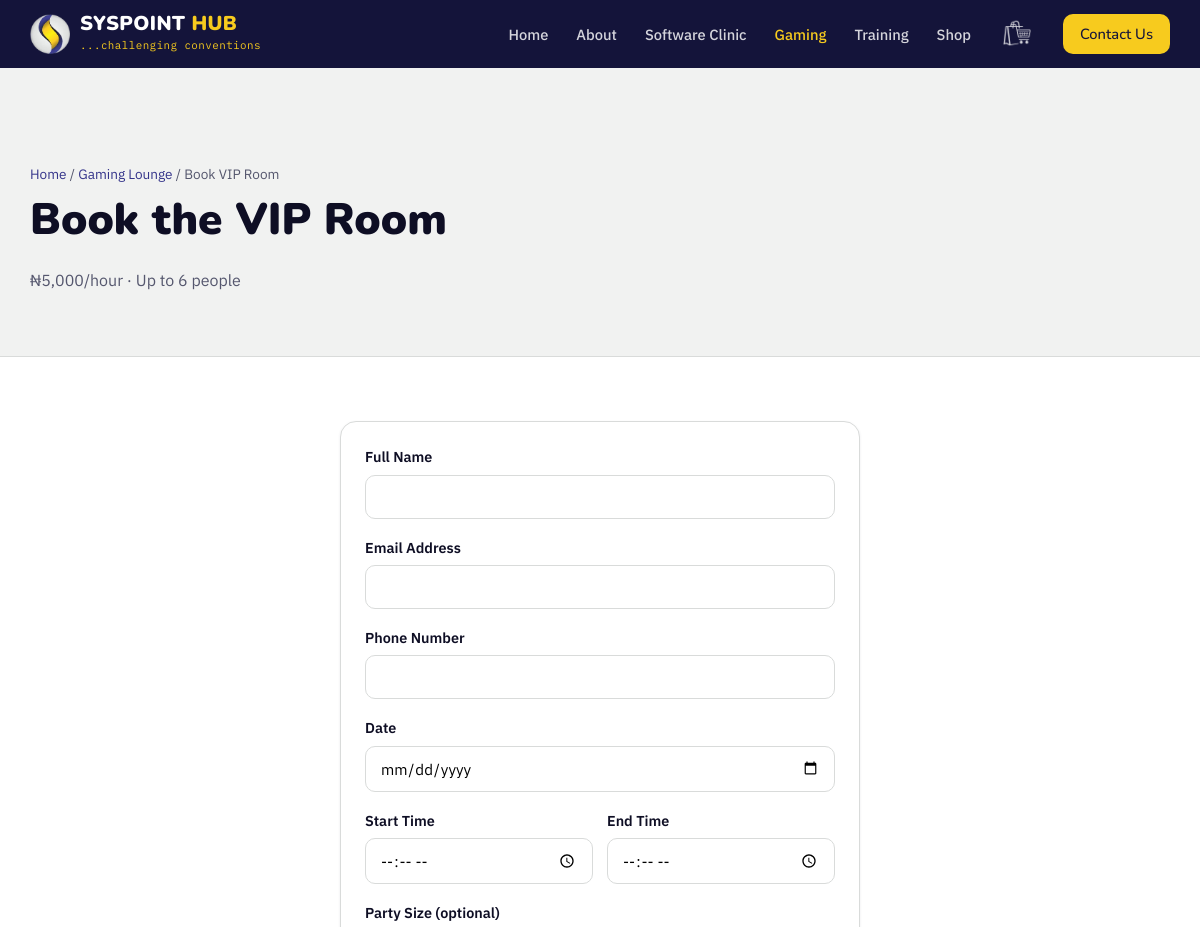
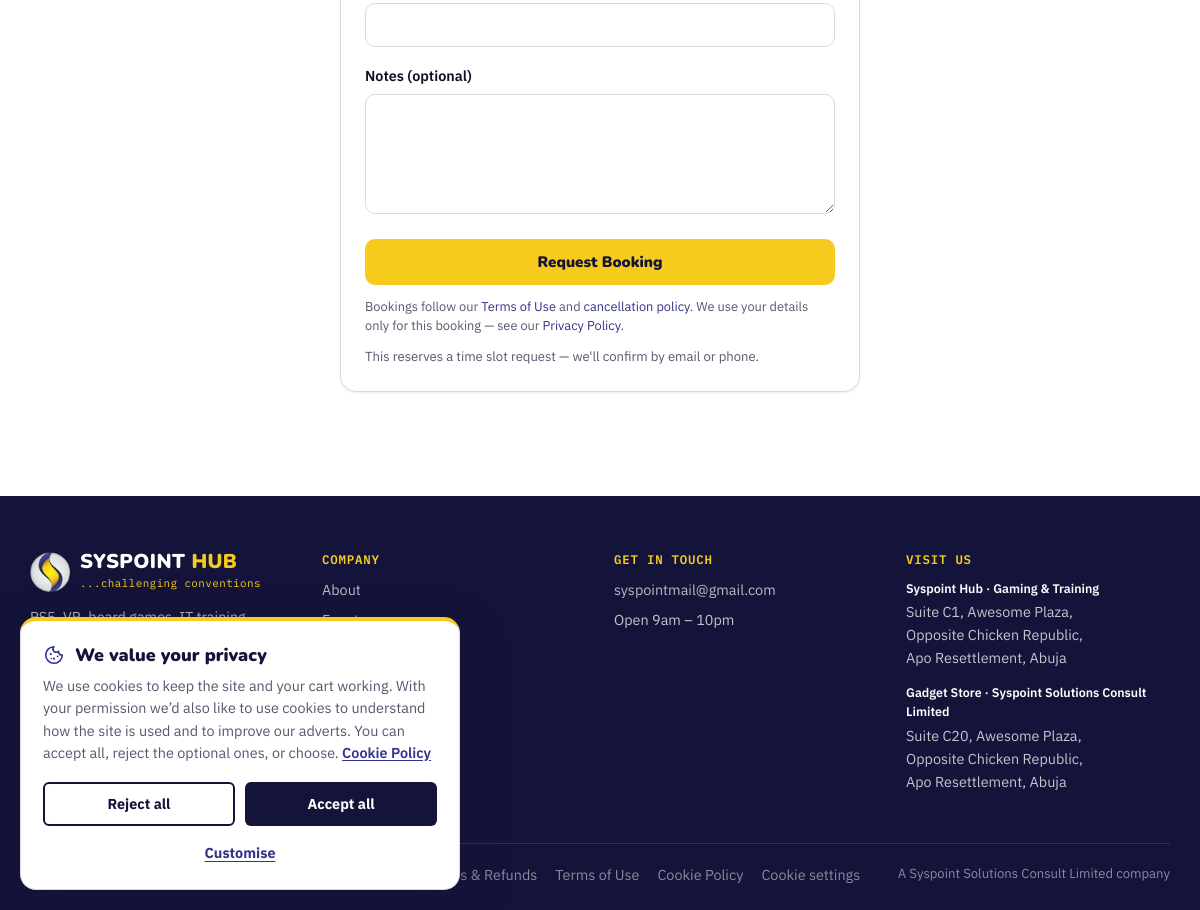
The app's page /gaming/book/vip-room with its own data (2 pictures, top to bottom).
### tables this page shows
CREATE TABLE IF NOT EXISTS gaming_rooms (
    id INT UNSIGNED AUTO_INCREMENT PRIMARY KEY,
    name VARCHAR(100) NOT NULL,
    slug VARCHAR(100) NOT NULL UNIQUE,
    description TEXT NULL,
    hourly_rate DECIMAL(10,2) NOT NULL,
    capacity INT UNSIGNED NULL,
    image_path VARCHAR(255) NULL,
    is_active TINYINT(1) NOT NULL DEFAULT 1
);

### app/config.php (called while the page is built, shortened)
<?php
function env(string $key, string $default = ''): string
{
    static $loaded = false;
    if (!$loaded) {
        $envFile = __DIR__ . '/../.env';
        $loaded = true;
    }
    return $_ENV[$key] ?? $default;
}
function config(): array
{
    static $config = null;
    if ($config === null) {
        $config = [
            'app' => [
                'name' => env('APP_NAME', 'Syspoint'),
                'url' => rtrim(env('APP_URL', 'http://localhost:8000'), '/'),
                'base_path' => env('APP_BASE_PATH', ''),
                'consulting_url' => env('CONSULTING_URL', ''),
                'key' => env('APP_KEY', ''),
                'trust_proxy' => env('TRUST_PROXY', '0') === '1',
            ],
            'db' => [
                'host' => env('DB_HOST', '127.0.0.1'),
                'name' => env('DB_NAME', 'syspoint'),
                'user' => env('DB_USER', 'root'),
                'pass' => env('DB_PASS', ''),
            ],
            'paystack' => [
                'secret_key' => env('PAYSTACK_SECRET_KEY', ''),
                'public_key' => env('PAYSTACK_PUBLIC_KEY', ''),
            ],
            'mail' => [
                'from' => env('MAIL_FROM', 'no-reply@syspoint.example'),
                'from_name' => env('MAIL_FROM_NAME', 'Syspoint'),
                'smtp_host' => env('SMTP_HOST', ''),
                'smtp_port' => (int) env('SMTP_PORT', '587'),
                'smtp_user' => env('SMTP_USER', ''),
                'smtp_pass' => env('SMTP_PASS', ''),
            ],
            'telegram' => [
                'bot_token' => env('TELEGRAM_BOT_TOKEN', ''),
                'admin_chat_id' => env('TELEGRAM_ADMIN_CHAT_ID', ''),
                'channel' => env('TELEGRAM_CHANNEL', ''),
                'api_base' => env('TELEGRAM_API_BASE', 'https://api.telegram.org'),
            ],
            'cron' => [
                'secret' => env('CRON_SECRET', ''),
            ],
        ];
    }
    return $config;
}

### app/bootstrap.php (called while the page is built, shortened)
<?php
require_once __DIR__ . '/config.php';
$config = config();
require_once __DIR__ . '/helpers.php';
require_once __DIR__ . '/gaming.php';
function db(): PDO
{
    static $pdo = null;
    if ($pdo === null) {
        $config = config();
        $dsn = "mysql:host={$config['db']['host']};dbname={$config['db']['name']};charset=utf8mb4";
        $pdo = new PDO($dsn, $config['db']['user'], $config['db']['pass'], [
            PDO::ATTR_ERRMODE => PDO::ERRMODE_EXCEPTION,
            PDO::ATTR_DEFAULT_FETCH_MODE => PDO::FETCH_ASSOC,
            PDO::ATTR_EMULATE_PREPARES => false,
        ]);
        $pdo->exec("SET time_zone = '" . date('P') . "'");
    }
    return $pdo;
}

### app/helpers.php (called while the page is built, shortened)
<?php
function e(?string $value): string
{
    return htmlspecialchars($value ?? '', ENT_QUOTES, 'UTF-8');
}
function base_path(): string
{
    $base = trim(config()['app']['base_path'], '/');
    return $base === '' ? '' : '/' . $base;
}
function path(string $to = ''): string
{
    $to = ltrim($to, '/');
    return base_path() . '/' . $to;
}
function format_naira(float $amount): string
{
    return '₦' . number_format($amount, 0);
}
function old(string $key): string
{
    return e($_SESSION['old_input'][$key] ?? '');
}

### app/gaming.php (called while the page is built, shortened)
<?php
function gaming_room_by_slug(string $slug): ?array
{
    $stmt = db()->prepare('SELECT * FROM gaming_rooms WHERE slug = :slug LIMIT 1');
    $stmt->execute(['slug' => $slug]);
    return $stmt->fetch() ?: null;
}

### app/views/pages/gaming_room_book.php (the view, shortened to what this page needs)
<?php
$room = gaming_room_by_slug($params[0] ?? '');
require __DIR__ . '/../partials/header.php';
?>
<div class="gaming-theme">
<section class="page-header">
    <div class="container">
        <div class="breadcrumb"><a href="<?= path() ?>">Home</a> / <a href="<?= path('gaming') ?>">Gaming Lounge</a> / Book <?= e($room['name']) ?></div>
        <h1>Book the <?= e($room['name']) ?></h1>
        <p style="color:var(--color-text-muted);"><?= format_naira((float) $room['hourly_rate']) ?>/hour<?= $room['capacity'] ? ' · Up to ' . (int) $room['capacity'] . ' people' : '' ?></p>
    </div>
</section>
<section class="section">
    <div class="container" style="max-width:560px;">
        <div class="card form-card">
            <form method="post" action="<?= path('gaming/book/' . $room['slug']) ?>" novalidate>
                <div class="form-group">
                    <label for="customer_name">Full Name</label>
                    <input type="text" id="customer_name" name="customer_name" value="<?= old('name') ?>" required>
                </div>
                <div class="form-group">
                    <label for="customer_email">Email Address</label>
                    <input type="email" id="customer_email" name="customer_email" value="<?= old('email') ?>" required>
                </div>
                <div class="form-group">
                    <label for="customer_phone">Phone Number</label>
                    <input type="text" id="customer_phone" name="customer_phone" value="<?= old('phone') ?>" required>
                </div>
                <div class="form-group">
                    <label for="booking_date">Date</label>
                    <input type="date" id="booking_date" name="booking_date" value="<?= old('date') ?>" min="<?= date('Y-m-d') ?>" required>
                </div>
                <div style="display:flex;gap:14px;">
                    <div class="form-group" style="flex:1;">
                        <label for="start_time">Start Time</label>
                        <input type="time" id="start_time" name="start_time" value="<?= old('startTime') ?>" required>
                    </div>
                    <div class="form-group" style="flex:1;">
                        <label for="end_time">End Time</label>
                        <input type="time" id="end_time" name="end_time" value="<?= old('endTime') ?>" required>
                    </div>
                </div>
                <div class="form-group">
                    <label for="party_size">Party Size (optional)</label>
                    <input type="number" id="party_size" name="party_size" value="<?= old('partySize') ?>" min="1" <?= $room['capacity'] ? 'max="' . (int) $room['capacity'] . '"' : '' ?>>
                </div>
                <div class="form-group">
                    <label for="notes">Notes (optional)</label>
                    <textarea id="notes" name="notes"><?= old('notes') ?></textarea>
                </div>
                <button type="submit" class="btn btn-primary btn-block">Request Booking</button>
                <p class="form-legal">Bookings follow our <a href="<?= path('terms') ?>">Terms of Use</a> and <a href="<?= path('returns-policy') ?>">cancellation policy</a>. We use your details only for this booking — see our <a href="<?= path('privacy-policy') ?>">Privacy Policy</a>.</p>
                <div class="form-note" style="margin-top:12px;">This reserves a time slot request — we'll confirm by email or phone.</div>
            </form>
        </div>
    </div>
</section>
</div>
<?php require __DIR__ . '/../partials/footer.php'; ?>

### public/index.php (shortened to what this page needs)
<?php
require __DIR__ . '/../app/bootstrap.php';
$requestPath = trim((string) (parse_url($_SERVER['REQUEST_URI'] ?? '', PHP_URL_PATH) ?: ''), '/');
foreach ($routes as $pattern => $file) {
    if (preg_match($pattern, $requestPath, $matches)) {
        $params = array_slice($matches, 1);
        require $file;
        return;
    }
}

### records on screen
gaming_rooms: name "VIP Room", hourly_rate "₦5,000", capacity "6"
